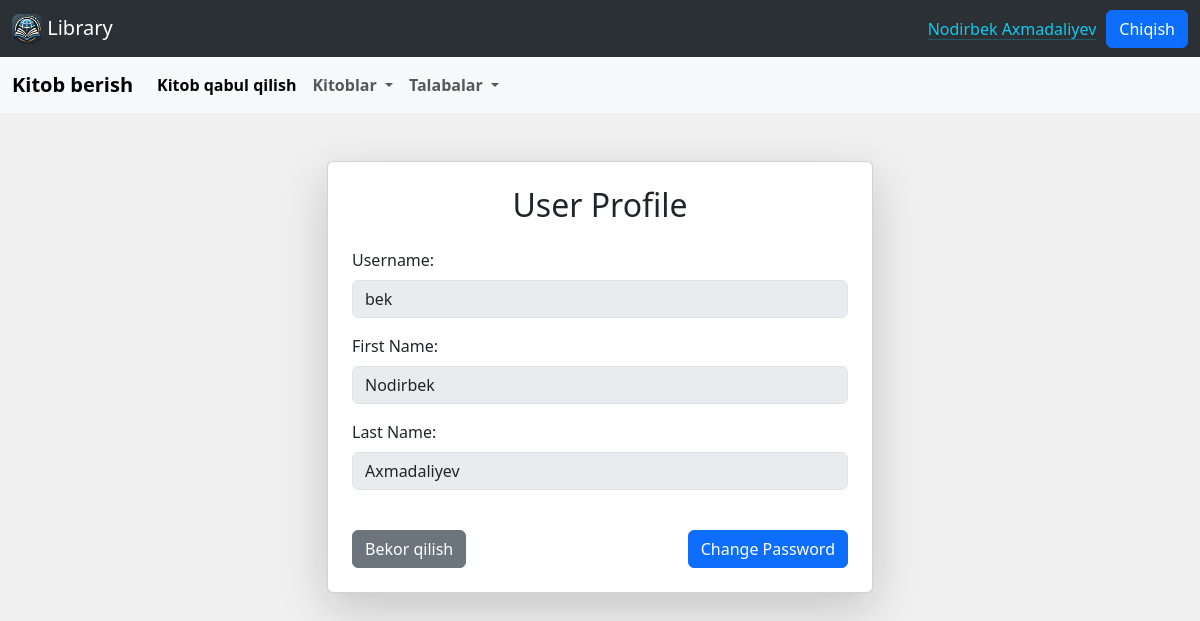
Page /profile/ (signed in) on the committed database.
### accounts/models.py (models this page shows)
class CustomUser(AbstractUser):
    email = models.EmailField(blank=True, null=True)

### homepage/views.py (the view)
# urls.py: path('profile/', views.profile_view, name='profile'),
@login_required
def profile_view(request):
    return render(request, 'homepage/user_detail.html', {'user': request.user})

### templates/homepage/user_detail.html
{% extends 'base.html' %}
{% block content %}
<div class="container mt-5">
        <div class="row justify-content-center">
            <div class="col-md-6">
                <div class="card shadow-lg p-4">
                    <h2 class="text-center mb-4">User Profile</h2>
                    <div class="mb-3">
                        <label class="form-label">Username:</label>
                        <input type="text" class="form-control" value="{{ user.username }}" disabled>
                    </div>
                    <div class="mb-3">
                        <label class="form-label">First Name:</label>
                        <input type="text" class="form-control" value="{{ user.first_name }}" disabled>
                    </div>
                    <div class="mb-3">
                        <label class="form-label">Last Name:</label>
                        <input type="text" class="form-control" value="{{ user.last_name }}" disabled>
                    </div>
                    <div class="d-flex justify-content-between mt-4">
                        <a href="{% url 'home' %}" class="btn btn-secondary">Bekor qilish</a>
                        <a href="{% url 'change_password' %}" class="btn btn-primary">Change Password</a>
                    </div>
                </div>
            </div>
        </div>
    </div>
{% endblock content %}

### templates/base.html (shortened to what this page needs)
<!DOCTYPE html>
<html lang="en">
<head>
    <link rel="stylesheet" href="https://cdnjs.cloudflare.com/ajax/libs/font-awesome/6.0.0/css/all.min.css">
    <link href="https://cdn.jsdelivr.net/npm/bootstrap@5.3.3/dist/css/bootstrap.min.css" rel="stylesheet">
</head>
<body style="background-color: #F0F0F0;">
<nav class="navbar bg-body-tertiary" data-bs-theme="dark">
  <div class="container-fluid">
    <a class="navbar-brand" href="{% url 'home' %}">
      <img src="/media/images/icon.png" alt="Logo" style="width:30px; height:30px; border-radius:7px" class="d-inline-block align-text-top">
      Library
    </a>
    <div class="ms-auto" style="margin: 0 10px;">
      <a href="{% url 'profile' %}" class="link-info link-offset-2 link-underline-opacity-25 link-underline-opacity-100-hover">
        {{ user.first_name }} {{ user.last_name }}
      </a>
    </div>
    <form action="{% url 'logout' %}" method="post">
        <button type="submit" class="btn btn-primary">Chiqish</button>
    </form>
  </div>
</nav>
<nav class="navbar navbar-expand-lg bg-body-tertiary">
  <div class="container-fluid">
    <a class="navbar-brand" href="{% url 'give_book' %}"><strong>Kitob berish</strong></a>
    <div class="collapse navbar-collapse" id="navbarNavDropdown">
      <ul class="navbar-nav">
        <li class="nav-item">
          <a class="nav-link active" aria-current="page" href="{% url 'take_book' %}"><strong>Kitob qabul qilish</strong></a>
        </li>
        <li class="nav-item dropdown">
          <a class="nav-link dropdown-toggle" href="#" role="button" data-bs-toggle="dropdown" aria-expanded="false">
            <strong>Kitoblar</strong>
          </a>
        </li>
        <li class="nav-item dropdown">
          <a class="nav-link dropdown-toggle" href="#" role="button" data-bs-toggle="dropdown" aria-expanded="false">
            <strong>Talabalar</strong>
          </a>
        </li>
      </ul>
    </div>
  </div>
</nav>
{% block content %}
{% endblock content %}
</body>
</html>

### rows in the picture
CustomUser: first_name "Nodirbek", last_name "Axmadaliyev", username "bek"
